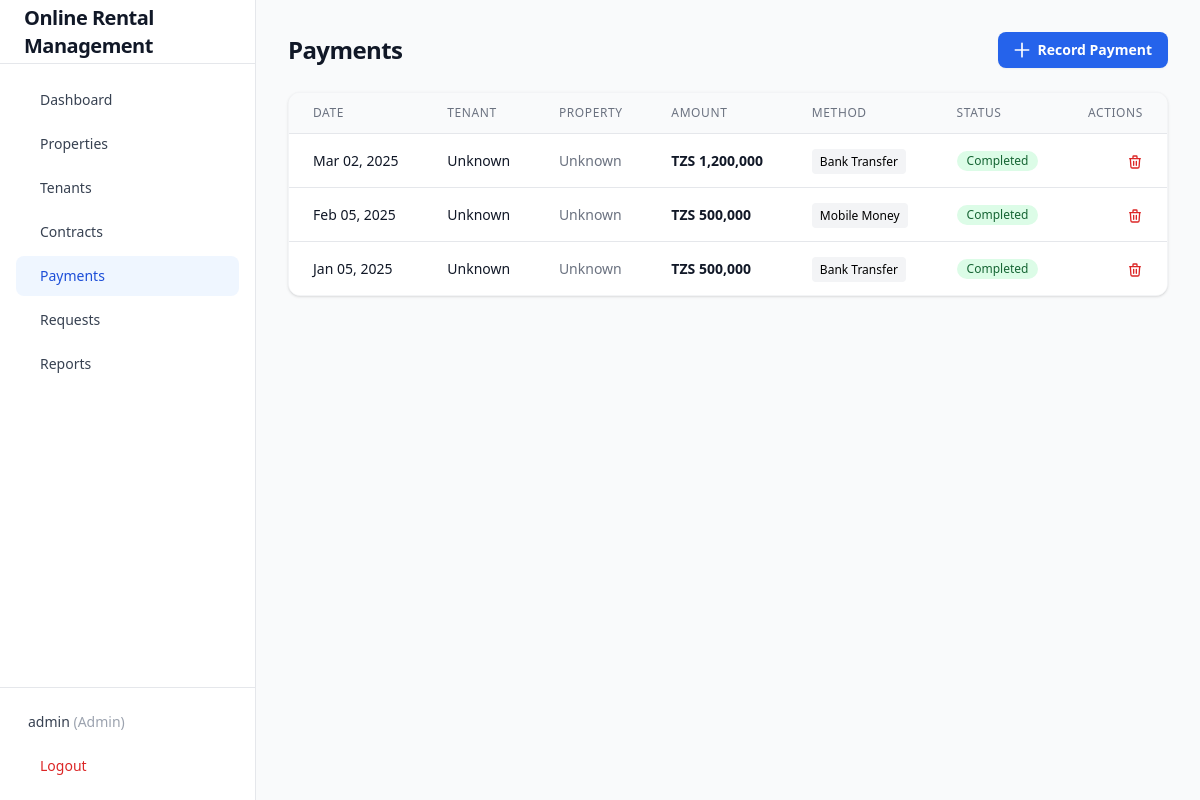
Screenshot of /payments.php (signed in) with the database file from the repository.
### tables this page shows
CREATE TABLE IF NOT EXISTS users (
    id VARCHAR(20) PRIMARY KEY,
    username VARCHAR(50) UNIQUE NOT NULL,
    password VARCHAR(255) NOT NULL,
    role ENUM('admin','tenant') NOT NULL DEFAULT 'tenant',
    tenant_id VARCHAR(20) DEFAULT NULL,
    created_at TIMESTAMP DEFAULT CURRENT_TIMESTAMP
);

CREATE TABLE IF NOT EXISTS payments (
    id VARCHAR(20) PRIMARY KEY,
    contract_id VARCHAR(20) NOT NULL,
    amount DECIMAL(12,2) NOT NULL DEFAULT 0,
    date DATE NOT NULL,
    method VARCHAR(50) NOT NULL DEFAULT 'bank_transfer',
    status ENUM('completed','pending') NOT NULL DEFAULT 'pending',
    control_number VARCHAR(50) DEFAULT NULL,
    created_at TIMESTAMP DEFAULT CURRENT_TIMESTAMP
);

### config/database.php (called while the page is built, shortened)
<?php
$DB_HOST = getenv('DB_HOST') ?: 'localhost';
$DB_NAME = getenv('DB_NAME') ?: 'rms_portal';
$DB_USER = getenv('DB_USER') ?: 'root';
$DB_PASS = getenv('DB_PASS') ?: '';
try {
    $pdo = new PDO("mysql:host=$DB_HOST;dbname=$DB_NAME;charset=utf8mb4", $DB_USER, $DB_PASS, [
        PDO::ATTR_ERRMODE => PDO::ERRMODE_EXCEPTION,
        PDO::ATTR_DEFAULT_FETCH_MODE => PDO::FETCH_ASSOC,
        PDO::ATTR_EMULATE_PREPARES => false,
    ]);
} catch (PDOException $e) {
    die("Database connection failed: " . $e->getMessage());
}
function db(): PDO {
    global $pdo;
    return $pdo;
}

### includes/auth.php (called while the page is built, shortened)
<?php
require_once __DIR__ . '/../config/database.php';
function isLoggedIn(): bool {
    return isset($_SESSION['user_id']);
}
function getCurrentUser(): ?array {
    $stmt = db()->prepare("SELECT id, username, role, tenant_id FROM users WHERE id = ?");
    $stmt->execute([$_SESSION['user_id']]);
    return $stmt->fetch() ?: null;
}

### payments.php (the view, shortened to what this page needs)
<?php
require_once __DIR__ . '/config/database.php';
require_once __DIR__ . '/includes/auth.php';
require_once __DIR__ . '/includes/helpers.php';
$payments = db()->query("SELECT * FROM payments ORDER BY date DESC")->fetchAll();
?>
<div class="space-y-6">
    <div class="sm:flex sm:items-center justify-between">
        <h1 class="text-2xl font-bold tracking-tight text-gray-900">Payments</h1>
        <div class="mt-4 sm:ml-16 sm:mt-0 sm:flex-none">
            <a href="?action=add" class="flex items-center justify-center rounded-lg bg-blue-600 px-4 py-2 text-sm font-semibold text-white shadow-sm hover:bg-blue-500">
                <svg class="-ml-0.5 mr-1.5 h-5 w-5" fill="none" stroke="currentColor" viewBox="0 0 24 24"><path stroke-linecap="round" stroke-linejoin="round" stroke-width="2" d="M12 4v16m8-8H4"/></svg>
                Record Payment
            </a>
        </div>
    </div>
    <div class="bg-white rounded-xl shadow border border-gray-100 overflow-hidden">
        <div class="overflow-x-auto">
            <table class="min-w-full divide-y divide-gray-200">
                <thead class="bg-gray-50">
                    <tr>
                        <th class="px-6 py-3 text-left text-xs font-medium text-gray-500 uppercase tracking-wider">Date</th>
                        <th class="px-6 py-3 text-left text-xs font-medium text-gray-500 uppercase tracking-wider">Tenant</th>
                        <th class="px-6 py-3 text-left text-xs font-medium text-gray-500 uppercase tracking-wider">Property</th>
                        <th class="px-6 py-3 text-left text-xs font-medium text-gray-500 uppercase tracking-wider">Amount</th>
                        <th class="px-6 py-3 text-left text-xs font-medium text-gray-500 uppercase tracking-wider">Method</th>
                        <th class="px-6 py-3 text-left text-xs font-medium text-gray-500 uppercase tracking-wider">Status</th>
                        <th class="px-6 py-3 text-right text-xs font-medium text-gray-500 uppercase tracking-wider">Actions</th>
                    </tr>
                </thead>
                <tbody class="divide-y divide-gray-200 bg-white">
                    <?php foreach ($payments as $p):
                        $contract = null;
                    ?>
                    <tr class="hover:bg-gray-50">
                        <td class="whitespace-nowrap px-6 py-4 text-sm text-gray-900"><?= date('M d, Y', strtotime($p['date'])) ?></td>
                        <td class="whitespace-nowrap px-6 py-4 text-sm font-medium text-gray-900"><?= hsc($contract['tenant_name'] ?? 'Unknown') ?></td>
                        <td class="whitespace-nowrap px-6 py-4 text-sm text-gray-500"><?= hsc($contract['property_title'] ?? 'Unknown') ?></td>
                        <td class="whitespace-nowrap px-6 py-4 text-sm font-bold text-gray-900"><?= formatCurrency($p['amount']) ?></td>
                        <td class="whitespace-nowrap px-6 py-4 text-sm">
                            <span class="capitalize px-2 py-1 bg-gray-100 rounded text-xs"><?= str_replace('_', ' ', $p['method']) ?></span>
                        </td>
                        <td class="whitespace-nowrap px-6 py-4 text-sm"><?= statusBadge($p['status']) ?></td>
                        <td class="whitespace-nowrap px-6 py-4 text-right text-sm font-medium">
                            <a href="?delete=<?= $p['id'] ?>" onclick="return confirm('Are you sure you want to delete this payment record?')" class="text-red-600 hover:text-red-900">
                                <svg class="w-4 h-4 inline" fill="none" stroke="currentColor" viewBox="0 0 24 24"><path stroke-linecap="round" stroke-linejoin="round" stroke-width="2" d="M19 7l-.867 12.142A2 2 0 0116.138 21H7.862a2 2 0 01-1.995-1.858L5 7m5 4v6m4-6v6m1-10V4a1 1 0 00-1-1h-4a1 1 0 00-1 1v3M4 7h16"/></svg>
                            </a>
                        </td>
                    </tr>
                    <?php endforeach; ?>
                </tbody>
            </table>
        </div>
    </div>
</div>
<?php
$content = ob_get_clean();
require __DIR__ . '/includes/layout.php';

### includes/helpers.php (shortened to what this page needs)
<?php
function formatCurrency($amount): string {
    return 'TZS ' . number_format((float)$amount, 0, '.', ',');
}
function statusBadge(string $status): string {
    $classes = [
        'available' => 'bg-green-100 text-green-800',
        'rented' => 'bg-blue-100 text-blue-800',
        'maintenance' => 'bg-yellow-100 text-yellow-800',
        'active' => 'bg-green-100 text-green-800',
        'terminated' => 'bg-red-100 text-red-800',
        'completed' => 'bg-green-100 text-green-800',
        'pending' => 'bg-yellow-100 text-yellow-800',
        'approved' => 'bg-green-100 text-green-800',
        'resolved' => 'bg-green-100 text-green-800',
        'rejected' => 'bg-red-100 text-red-800',
    ];
    $class = $classes[$status] ?? 'bg-gray-100 text-gray-800';
    return "<span class=\"inline-flex rounded-full px-2.5 py-0.5 text-xs font-medium capitalize {$class}\">{$status}</span>";
}
function hsc($str): string {
    return htmlspecialchars($str ?? '', ENT_QUOTES, 'UTF-8');
}

### includes/layout.php (shortened to what this page needs)
<?php
require_once __DIR__ . '/auth.php';
require_once __DIR__ . '/helpers.php';
$user = getCurrentUser();
$current_page = basename($_SERVER['PHP_SELF'], '.php') ?: 'index';
$admin_links = [
    ['name' => 'Dashboard', 'path' => 'index.php', 'icon' => 'dashboard'],
    ['name' => 'Properties', 'path' => 'properties.php', 'icon' => 'building'],
    ['name' => 'Tenants', 'path' => 'tenants.php', 'icon' => 'users'],
    ['name' => 'Contracts', 'path' => 'contracts.php', 'icon' => 'file-text'],
    ['name' => 'Payments', 'path' => 'payments.php', 'icon' => 'credit-card'],
    ['name' => 'Requests', 'path' => 'requests.php', 'icon' => 'message-square'],
    ['name' => 'Reports', 'path' => 'reports.php', 'icon' => 'bar-chart'],
];
$tenant_links = [
    ['name' => 'My Dashboard', 'path' => 'index.php', 'icon' => 'dashboard'],
    ['name' => 'Pay Rent (Control No.)', 'path' => 'index.php?action=generate_control_number', 'icon' => 'credit-card'],
    ['name' => 'Renew Contract', 'path' => 'index.php?action=extension', 'icon' => 'file-text'],
    ['name' => 'Report Issue (Repair)', 'path' => 'index.php?action=maintenance', 'icon' => 'wrench'],
    ['name' => 'Notice to Vacate', 'path' => 'index.php?action=move_out', 'icon' => 'file-output'],
];
$links = $user['role'] === 'admin' ? $admin_links : $tenant_links;
?>
<!DOCTYPE html>
<html lang="en">
<head>
    <script src="https://cdn.tailwindcss.com"></script>
</head>
<body>
<div class="min-h-screen bg-gray-50 flex" x-data="{ sidebarOpen: false }">
    <aside class="fixed lg:static inset-y-0 left-0 z-30 w-64 bg-white border-r border-gray-200 transform transition-transform duration-200 ease-in-out -translate-x-full lg:translate-x-0 flex flex-col"
           x-bind:class="sidebarOpen ? 'translate-x-0' : '-translate-x-full lg:translate-x-0'">
        <div class="h-16 flex items-center justify-between px-6 border-b border-gray-200">
            <h1 class="text-xl font-bold text-gray-900 tracking-tight">Online Rental Management</h1>
        </div>
        <nav class="flex-1 px-4 py-4 space-y-1 overflow-y-auto">
            <?php foreach ($links as $link):
                $is_active = $current_page === basename($link['path'], '.php');
            ?>
            <a href="<?= $link['path'] ?>"
               class="flex items-center px-3 py-2.5 text-sm font-medium rounded-lg transition-colors <?= $is_active ? 'bg-blue-50 text-blue-700' : 'text-gray-700 hover:bg-gray-100 hover:text-gray-900' ?>">
                <?= $link['name'] ?>
            </a>
            <?php endforeach; ?>
        </nav>
        <div class="p-4 border-t border-gray-200">
            <div class="flex items-center px-3 py-2 text-sm text-gray-700">
                <span class="truncate flex-1"><?= hsc($user['username']) ?> <span class="text-gray-400 capitalize">(<?= $user['role'] ?>)</span></span>
            </div>
            <a href="logout.php"
               class="mt-2 w-full flex items-center px-3 py-2 text-sm font-medium text-red-600 rounded-lg hover:bg-red-50 transition-colors">
                Logout
            </a>
        </div>
    </aside>
    <main class="flex-1 flex flex-col min-w-0">
        <div class="flex-1 overflow-y-auto p-4 sm:p-6 lg:p-8">
            <div class="max-w-7xl mx-auto">
                <?= $content ?? '' ?>
            </div>
        </div>
    </main>
</div>
</body>
</html>

### rows the page displays
users: username "admin", role "Admin"
payments: date "Mar 02, 2025", tenant_name "Unknown", property_title "Unknown", amount "TZS 1,200,000", method "Bank Transfer", status "Completed"
payments: date "Feb 05, 2025", tenant_name "Unknown", property_title "Unknown", amount "TZS 500,000", method "Mobile Money", status "Completed"
payments: date "Jan 05, 2025", tenant_name "Unknown", property_title "Unknown", amount "TZS 500,000", method "Bank Transfer", status "Completed"

### other values shown
$link['name'] "Dashboard"
$link['name'] "Properties"
$link['name'] "Tenants"
$link['name'] "Contracts"
$link['name'] "Payments"
$link['name'] "Requests"
$link['name'] "Reports"
